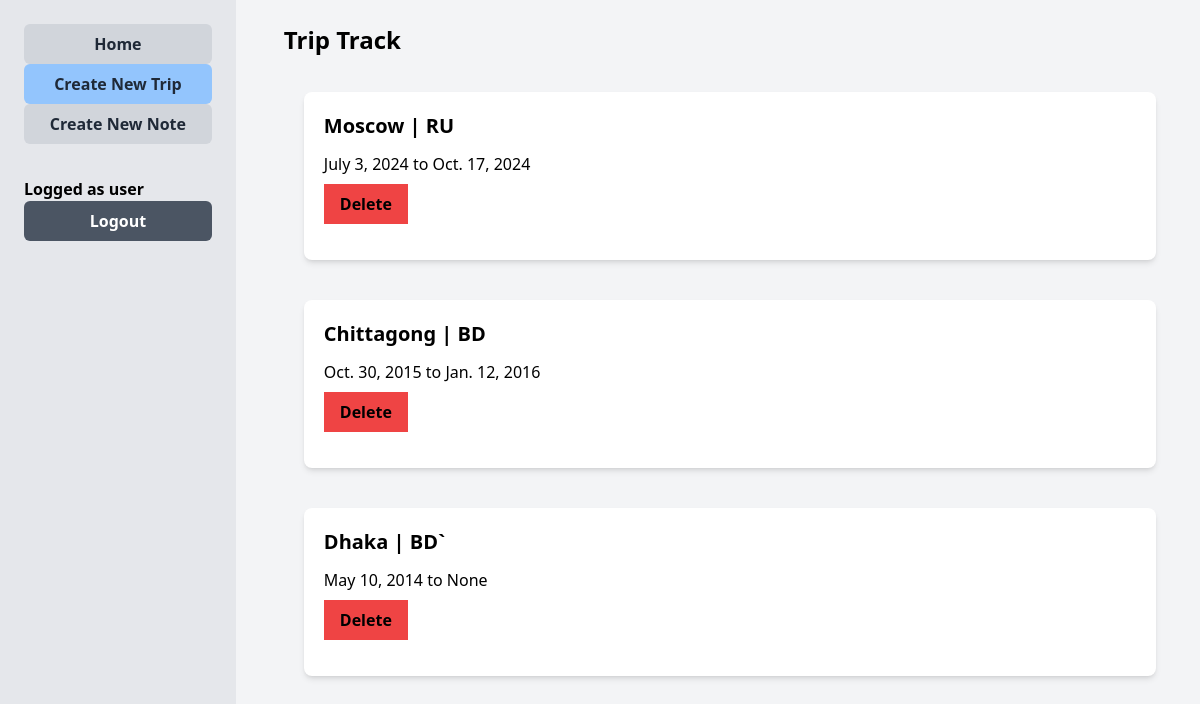
The page /dashboard/trips (signed in) on the database as committed earlier.
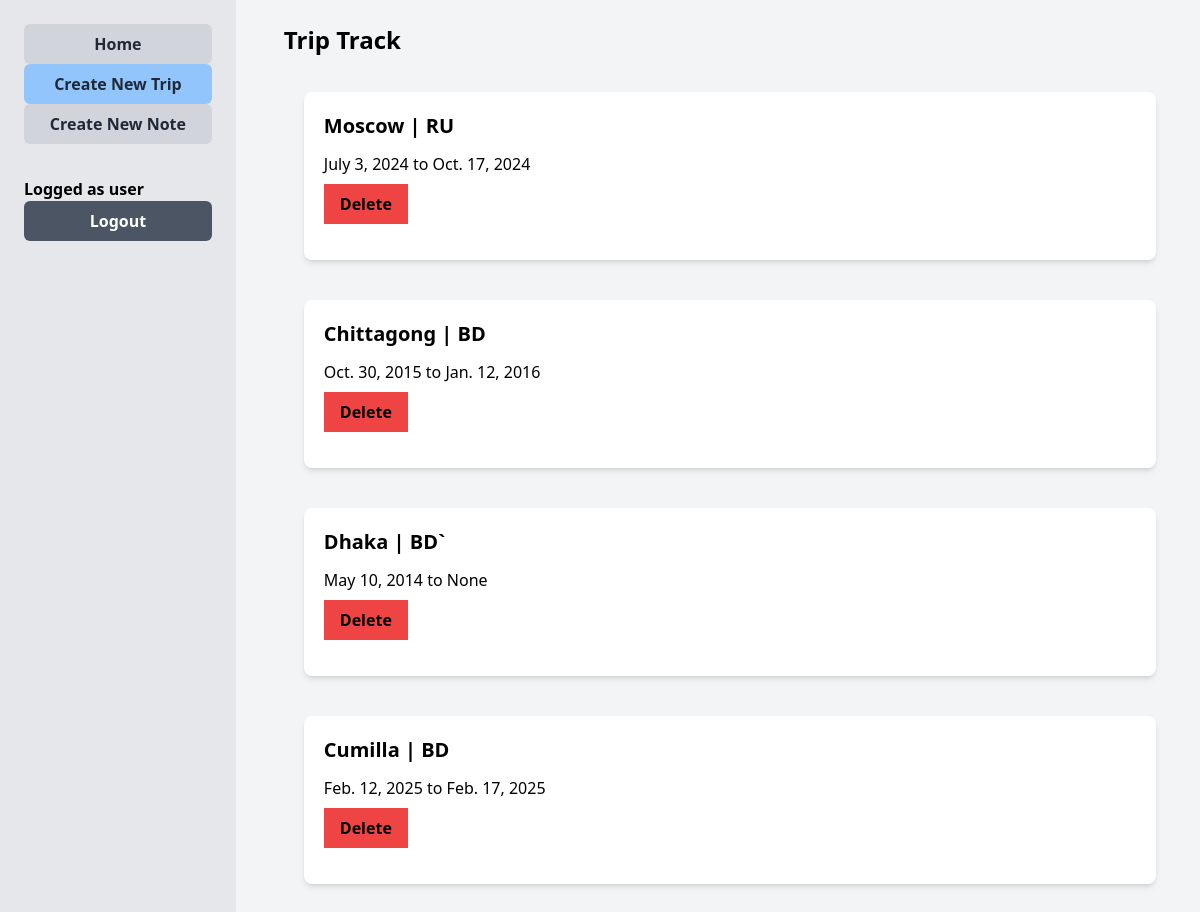
The same page on the database as committed later.
### trip/models.py (models this page shows, shortened)
class Trip(models.Model):
    city = models.CharField(max_length=50)
    country = models.CharField(max_length=4) # BD , Can, SWE
    start_date = models.DateField(blank=True, null=True)
    end_date = models.DateField(blank=True, null=True)
    traveller = models.ForeignKey(User, on_delete=models.CASCADE, related_name='trips')

### trip/views.py (the view)
# urls.py: path('trips', views.trips_list, name='trip_list'),
def trips_list(request):
    trips = Trip.objects.filter(traveller=request.user)
    context = {
            'trips': trips,
        }
    return render(request, "trip/trip_list.html", context)

### trip/templates/trip/trip_list.html
{% extends 'index.html' %}
{% block content %}
{% if user.is_authenticated %}
    {% if trips %}
            <ol>
                {% for trip in trips %}
                     <li class="p-5">
                         <div class="bg-white rounded-lg shadow-md p-5 hover:cursor-pointer">
                             <div class="justify-self-start">
                                 <a href="{% url 'trip_detail' pk=trip.pk %}">
                                    <h2 class="text-xl font-semibold mb-3">{{trip.city}} | {{trip.country}}</h2>
                                    <p class="flex justify-between mb-2">
                                    <span>{{trip.start_date}} to {{ trip.end_date }}</span></p>
                                 </a>
                             </div>
                             <a href="{% url 'trip_delete' pk=trip.pk %}"><button class="bg-red-500 hover:bg-red-300 py-2 px-4 font-bold mb-4 justify-self-end"> Delete </button> </a>
                     </li>
                {% endfor %}
            </ol>
        {%  else %}
            <h4>You haven't any trip listed.</h4>
        {% endif %}
    {% else %}
        <p>Please <a href="{% url 'login' %}">Log in</a></p>
    {% endif %}
{% endblock %}

Rows that differ between the two databases and show on the page:
added Trip: city "Cumilla", country "BD", start_date "Feb. 12, 2025", end_date "Feb. 17, 2025"
